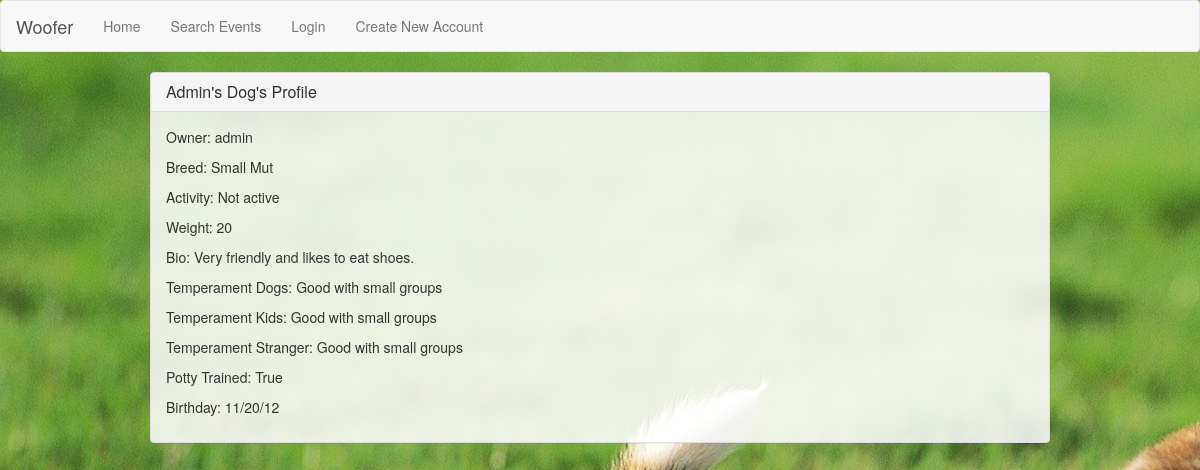
The page /dog_view/7/ on the database its author committed.
### woofer/models.py (models this page shows, shortened)
class Dog(models.Model):
    id = models.AutoField(primary_key=True)
    name = models.CharField(max_length=100)
    owner = models.ForeignKey(User, on_delete=models.CASCADE)
    birthday = models.DateField(auto_now=False, auto_now_add=False, blank=True,
                                null=True, validators=[validate_date])
    weight = models.IntegerField(blank=True, null=True)
    breed = models.CharField(max_length=100, blank=True, null=True)
    potty_trained = models.BooleanField()
    bio = models.TextField(blank=True, null=True)
    LOW = 'LO'
    MEDIUM = 'MD'
    HIGH = 'HI'
    ACTIVITY_CHOICES = (
        (LOW, 'Not active'),
        (MEDIUM, 'Somewhat active'),
        (HIGH, 'Very active')
        )
    TEMPERAMENT_CHOICES = (
        (LOW, 'Prefers to be left alone'),
        (MEDIUM, 'Good with small groups'),
        (HIGH, 'Good with any size groups')
        )
    activity = models.CharField(max_length=2, choices=ACTIVITY_CHOICES)
    temperament_kids = models.CharField(max_length=2, choices=TEMPERAMENT_CHOICES)
    temperament_dogs = models.CharField(max_length=2, choices=TEMPERAMENT_CHOICES)
    temperament_strangers = models.CharField(max_length=2, choices=TEMPERAMENT_CHOICES)
    def get_formatted_birthday(self):
        if self.birthday:
            return self.birthday.strftime("%m/%d/%y")

### woofer/views/dog_views.py (the view)
# urls.py: url(r'^dog_view/(?P<dogid>[0-9]+)/$', dog_views.dog_view, name='view-dog'),
def dog_view(request, dogid):
    dog = Dog.objects.get(id=dogid)
    return render(request, 'woofer/dog_profile.html', {'dog' : dog})

### woofer/templates/woofer/dog_profile.html (shortened to what this page needs)
{% extends 'woofer/pageframe.html' %}
{% block content %}
<div class="panel panel-default">
    <div class="panel-heading">
        <h3 class="panel-title">{{ dog.name }}'s Profile</h3>
    </div>
    <div class="panel-body">
        <p>Owner: {{ dog.owner }}</p>
        <p>Breed: {{ dog.breed }}</p>
        <p>Activity: {{ dog.get_activity_display }}</p>
        <p>Weight: {{ dog.weight }}</p>
        <p>Bio: {{ dog.bio }}</p>
        <p>Temperament Dogs: {{ dog.get_temperament_dogs_display }}</p>
        <p>Temperament Kids: {{ dog.get_temperament_kids_display }}</p>
        <p>Temperament Stranger: {{ dog.get_temperament_strangers_display }}</p>
        <p>Potty Trained: {{ dog.potty_trained }}</p>
        <p>Birthday: {{ dog.get_formatted_birthday }}</p>
    </div>
</div>
{% endblock %}

### static/css/main.css (style rules this page uses)
body { background-image: url("../images/background.jpg"); background-color: #E1E1E1; background-attachment: fixed; }
.panel.panel-default { background-color:rgba(255, 255, 255, 0.85); }

### rows shown on the page
Dog: name "Admin's Dog", owner "admin", breed "Small Mut", activity "Not active", weight "20", bio "Very friendly and likes to eat shoes.", temperament_dogs "Good with small groups", temperament_kids "Good with small groups", temperament_strangers "Good with small groups", potty_trained "True", get_formatted_birthday "11/20/12"
